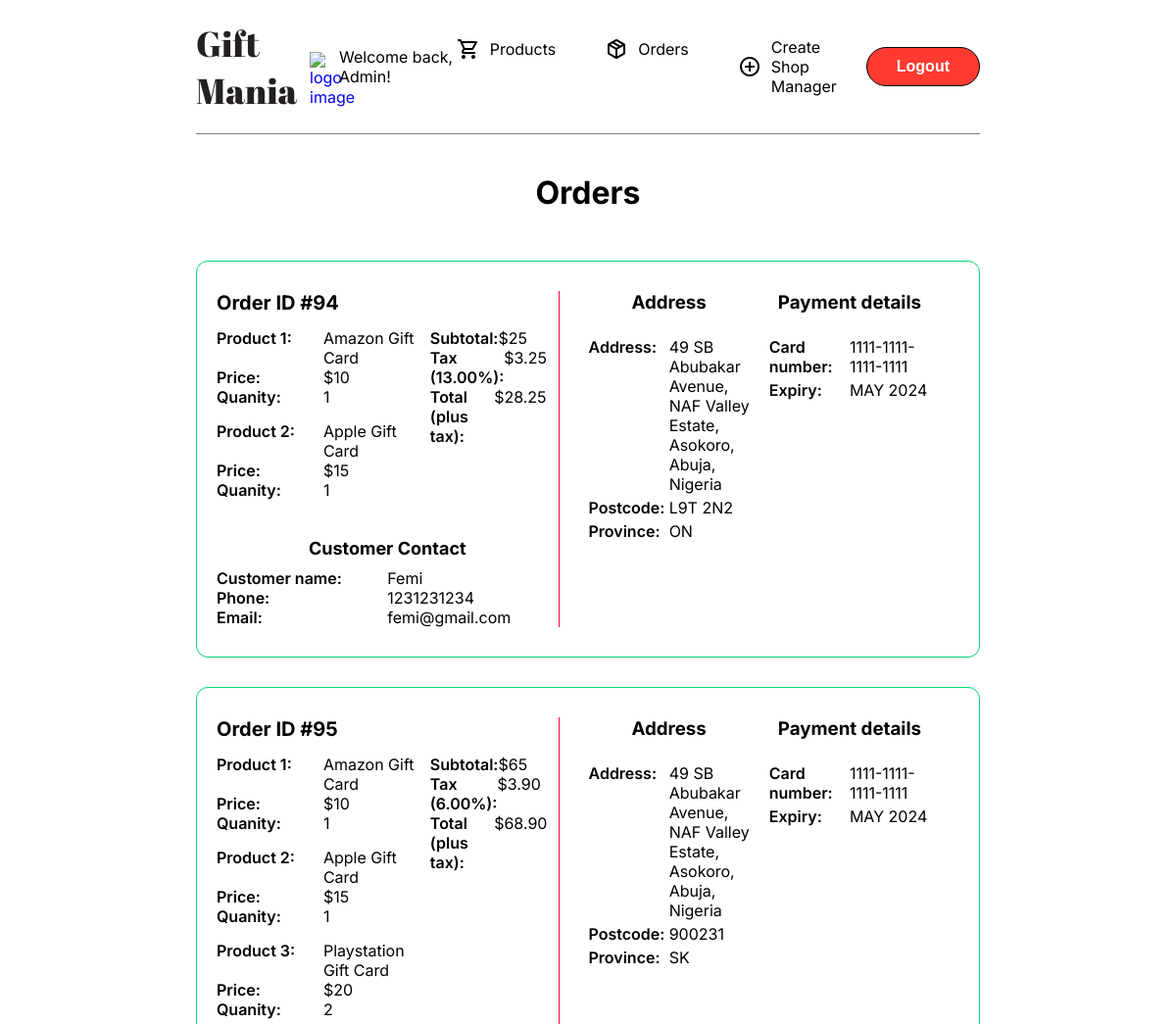
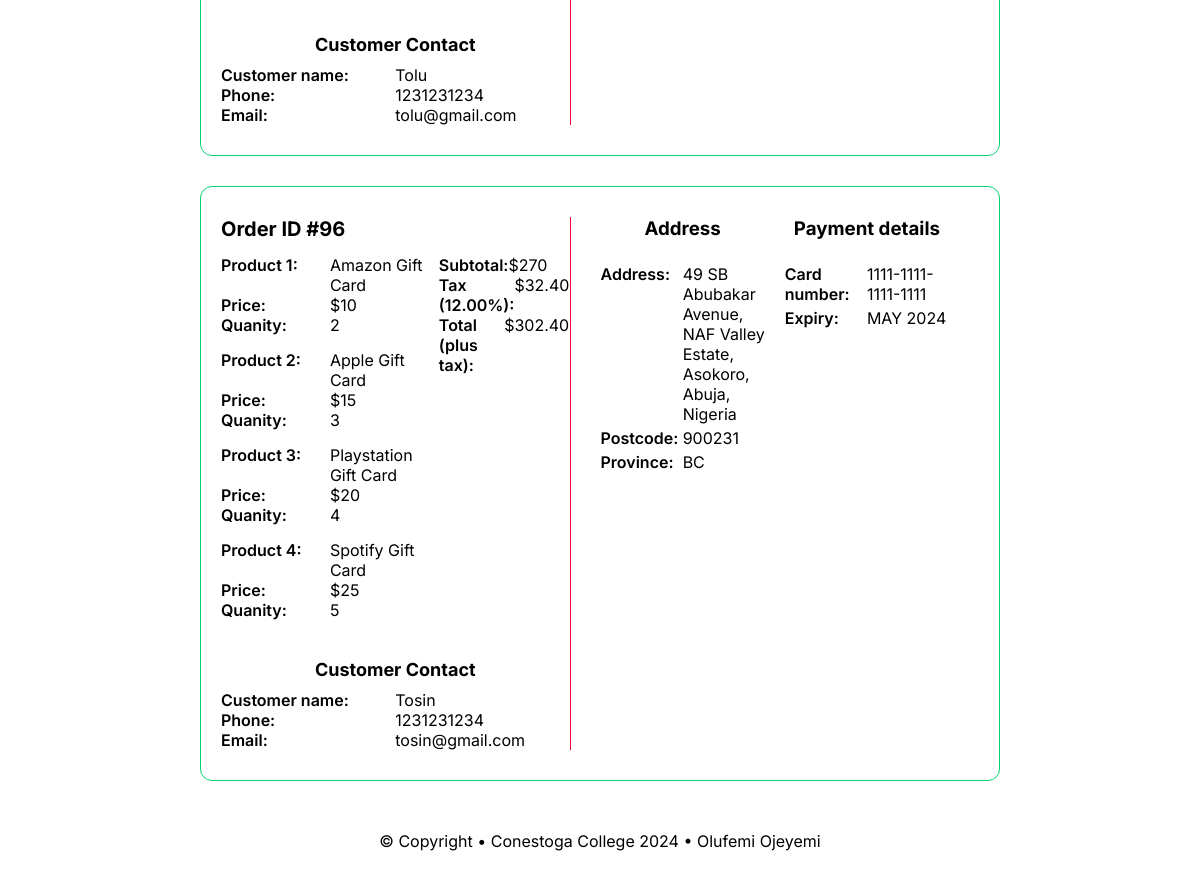
Page /orders-page.php (signed in) on the committed database (2 pictures, top to bottom).
### tables this page shows
CREATE TABLE `orders` (
  `id` int(11) NOT NULL,
  `name` varchar(255) DEFAULT NULL,
  `email` varchar(255) DEFAULT NULL,
  `phone` varchar(20) DEFAULT NULL,
  `postcode` varchar(255) DEFAULT NULL,
  `address` text DEFAULT NULL,
  `province` varchar(255) DEFAULT NULL,
  `password` varchar(255) DEFAULT NULL,
  `card` varchar(20) DEFAULT NULL,
  `expiry_month` varchar(20) DEFAULT NULL,
  `expiry_year` varchar(4) DEFAULT NULL,
  `products_json` text DEFAULT NULL,
  `tax_percentage` decimal(10,2) DEFAULT NULL,
  `tax` decimal(10,2) DEFAULT NULL,
  `total_price` decimal(10,2) DEFAULT NULL
);

### orders-page.php (the view)
<?php
    include('includes/db_connection.php');
?>
<!DOCTYPE html>
<html lang="en">
    <head>
        <?php include "layouts/head.php" ?>
    </head>
    <body>
        <?php include "layouts/header.php" ?>
        <h1 class="title">Orders</h1>
        <main>
            <div class="orders-container">
                <?php
                    $query = "SELECT * FROM `orders`";
                    $result = mysqli_query($db, $query);
                    if ($result && mysqli_num_rows($result) > 0) {
                        while ($row = mysqli_fetch_assoc($result)) {
                            $products = json_decode($row['products_json'], true);
                            $sub_total = $row['total_price'] - $row['tax'];
                            ?>
                                <div class="order dark-green-border">
                                    <section class="order-short">
                                        <h3>Order ID #<?php echo $row['id'] ?></h3>
                                        <div class="info-container">
                                            <div class="product">
                                                <div class="first">
                                                    <?php
                                                        $counter = 0;
                                                        foreach ($products as $property) {
                                                            $counter++;
                                                            ?>
                                                                <aside>
                                                                    <div class="cell">
                                                                        <p class="head">Product <?php echo $counter ?>:</p>
                                                                        <p><?php echo $property['name'] ?></p>
                                                                    </div>
                                                                    <div class="cell">
                                                                        <p class="head">Price:</p>
                                                                        <p><?php echo "$". $property['price'] . "" ?></p>
                                                                    </div>
                                                                    <div class="cell">
                                                                        <p class="head">Quanity:</p>
                                                                        <p><?php echo $property['quantity'] ?></p>
                                                                    </div>
                                                                </aside>
                                                            <?php
                                                        }
                                                    ?>
                                                </div>
                                                <div class="second">
                                                    <div class="cell">
                                                        <p class="head">Subtotal:</p>
                                                        <p><?php echo "$". $sub_total . "" ?></p>
                                                    </div>
                                                    <div class="cell">
                                                        <p class="head">Tax (<?php echo $row['tax_percentage'] ?>%):</p>
                                                        <p><?php echo "$". $row['tax'] . "" ?></p>
                                                    </div>
                                                    <div class="cell">
                                                        <p class="head">Total (plus tax):</p>
                                                        <p><?php echo "$". $row['total_price'] . "" ?></p>
                                                    </div>
                                                </div>
                                            </div>
                                        </div>
                                        <div class="customer-contact">
                                            <h3>Customer Contact</h3>
                                            <div class="cell">
                                                <p class="head">Customer name:</p>
                                                <p><?php echo $row['name'] ?></p>
                                            </div>
                                            <div class="cell">
                                                <p class="head">Phone:</p>
                                                <p><?php echo $row['phone'] ?></p>
                                            </div>
                                            <div class="cell">
                                                <p class="head">Email:</p>
                                                <p><?php echo $row['email'] ?></p>
                                            </div>
                                        </div>
                                    </section>
                                    <section class="order-full">
                                        <div class="address">
                                            <h3>Address</h3>
                                            <div class="cell">
                                                <p class="head">Address:</p>
                                                <p><?php echo $row['address'] ?></p>
                                            </div>
                                            <div class="cell">
                                                <p class="head">Postcode:</p>
                                                <p><?php echo $row['postcode'] ?></p>
                                            </div>
                                            <div class="cell">
                                                <p class="head">Province:</p>
                                                <p><?php echo $row['province'] ?></p>
                                            </div>
                                        </div>
                                        <div class="payment">
                                            <h3>Payment details</h3>
                                            <div class="cell">
                                                <p class="head">Card number:</p>
                                                <p><?php echo $row['card'] ?></p>
                                            </div>
                                            <div class="cell">
                                                <p class="head">Expiry:</p>
                                                <p><?php echo "". $row['expiry_month'] ." ". $row['expiry_year'] . ""?></p>
                                            </div>
                                        </div>
                                    </section>
                                </div>
                            <?php
                        }
                    } else {
                        echo "<h2>No orders received yet.</h2>";
                    }
                ?>
            </div>
        </main>
        <?php include "layouts/footer.php" ?>
    </body>
</html>

### layouts/head.php (shortened to what this page needs)
<link rel="stylesheet" href="styles/styles.css" />

### layouts/header.php (shortened to what this page needs)
<?php
    if (isset($_SESSION['username'])) {
        $isLoggedIn = true;
    }
?>
<header>
    <a href="/" class="logo-link">
        <div class="logo">
            <p class="logo-black">Gift Mania</p>
            <div class="logo-image-container">
                <img src="assets/icons/logo.png" alt="logo image">
            </div>
        </div>
    </a>
    <div class="user-type">
        <?php
            if (isset($_SESSION['username'])) {
                if ($_SESSION['userType'] == "admin") {
                    echo "Welcome back, Admin!";
                } else {
                    $manager = $_SESSION['username'];
                    $managerCapitalized = ucfirst($manager);
                    echo "Welcome back, " . $managerCapitalized .  "!";
                }
            }
        ?>
    </div>
    <nav>
        <ul>
            <a href="index.php">
                <li>
                    <img src="assets/icons/cart.svg" alt="cart icon" />
                    Products
                </li>
            </a>
            <a href="orders-page.php">
                <li>
                    <img src="assets/icons/package.svg" alt="orders icon" />
                    Orders
                </li>
            </a>
            <?php
                if ($isLoggedIn && $_SESSION['userType'] == "admin") {
                    echo "
                        <a href='create-manager-page.php'>
                            <li>
                                <img src='assets/icons/create.svg' alt='account icon' />
                                Create Shop Manager
                            </li>
                        </a>
                    ";
                }
            ?>
        </ul>
        <div class="login-logout">
            <?php
                if ($isLoggedIn) {
                    echo "
                        <form action='../utils/logout.php' method='post'>
                            <button type='submit' name='logout' class='logout-button'>Logout</button>
                        </form>
                    ";
                }
            ?>
        </div>
    </nav>
</header>

### layouts/footer.php
<footer>
    <div class="container">
        <p>© Copyright • Conestoga College 2024 • Olufemi Ojeyemi</p>
    </div>
</footer>

### styles/styles.css (style rules this page uses)
.logo-black { color: #241f20; }
.dark-green-border { border: 0.1px solid #05d372; }
body, h1, h2, h3, h4, p, figure, blockquote, dl, dd { margin: 0; }
a { font-style: none; text-decoration: none; }
body { padding: 0 200px; margin-block-end: 0; font-family: 'Inter', sans-serif; }
header { display: flex; justify-content: space-between; align-items: center; padding: 20px 0; border-bottom: 0.3px solid grey; margin-block-end: 40px; }
.logo-link { font-style: none; text-decoration: none; }
.logo { display: flex; align-items: center; padding: 0; gap: 7px; }
.logo p { font-family: 'Abril Fatface', serif; font-size: 36px; }
.logo-image-container { width: 30px; height: 30px; }
.logo-image-container img { width: 100%; }
nav { display: flex; align-items: center; gap: 30px; }
nav ul { list-style: none; padding: 0; display: flex; gap: 50px; }
nav li { display: flex; align-items: center; gap: 10px; color: black; }
.login-logout { display: flex; gap: 10px; }
.logout-button { border: 1px solid black; background-color: #ff3a30; color: white; font-weight: 600; height: 40px; font-size: 16px; border-radius: 20px; padding: 0 30px; }
.title { text-align: center; margin-block-end: 50px; }
main { display: flex; flex-direction: column; gap: 30px; }
.cell { display: flex; }
.cell p { width: 100%; }
.cell .head { font-weight: 600; }
footer { margin-block: 30px; }
footer .container { display: flex; justify-content: center; padding: 20px 0; }
.orders-container { display: flex; flex-direction: column; gap: 30px; }
.order { display: flex; border-radius: 12px; padding: 30px 20px; }
.order section { width: 100%; }
.order-short { display: flex; flex-direction: column; gap: 4px; }
.info-container { display: flex; flex-direction: column; margin-block-end: 20px; }
.info-container .product { display: flex; }
.info-container .first { width: 100%; }
.first aside { margin-block-end: 15px; }
.info-container .second { width: 60%; }
.order-short h3 { margin-block-end: 10px; font-size: 20px; }
.customer-contact h3 { text-align: center; margin-block-end: 10px; font-size: 18px; }
.order-full { display: flex; border-left: 0.1px solid #fe013b; gap: 20px; padding: 0 30px; }
.order-full .address, .order-full .payment { display: flex; flex-direction: column; width: 100%; gap: 4px; }
.order-full .address h3, .order-full .payment h3 { align-self: center; margin-block-end: 20px; }

### rows in the picture
orders: id "94", name "Amazon Gift Card", price "10", quantity "1", name "Apple Gift Card", price "15", sub_total "25", tax_percentage "13.00", tax "3.25", total_price "28.25", name "Femi", phone "1231231234", email "femi@gmail.com", address "49 SB Abubakar Avenue, NAF Valley Estate, Asokoro, Abuja, Nigeria", postcode "L9T 2N2", province "ON", card "1111-1111-1111-1111", expiry_month "MAY", expiry_year "2024"
orders: id "95", name "Amazon Gift Card", price "10", quantity "1", name "Apple Gift Card", price "15", name "Playstation Gift Card", price "20", quantity "2", sub_total "65", tax_percentage "6.00", tax "3.90", total_price "68.90", name "Tolu", phone "1231231234", email "tolu@gmail.com", address "49 SB Abubakar Avenue, NAF Valley Estate, Asokoro, Abuja, Nigeria", postcode "900231", province "SK", card "1111-1111-1111-1111", expiry_month "MAY", expiry_year "2024"
orders: id "96", name "Amazon Gift Card", price "10", quantity "2", name "Apple Gift Card", price "15", quantity "3", name "Playstation Gift Card", price "20", quantity "4", name "Spotify Gift Card", price "25", quantity "5", sub_total "270", tax_percentage "12.00", tax "32.40", total_price "302.40", name "Tosin", phone "1231231234", email "tosin@gmail.com", address "49 SB Abubakar Avenue, NAF Valley Estate, Asokoro, Abuja, Nigeria", postcode "900231", province "BC", card "1111-1111-1111-1111", expiry_month "MAY", expiry_year "2024"
